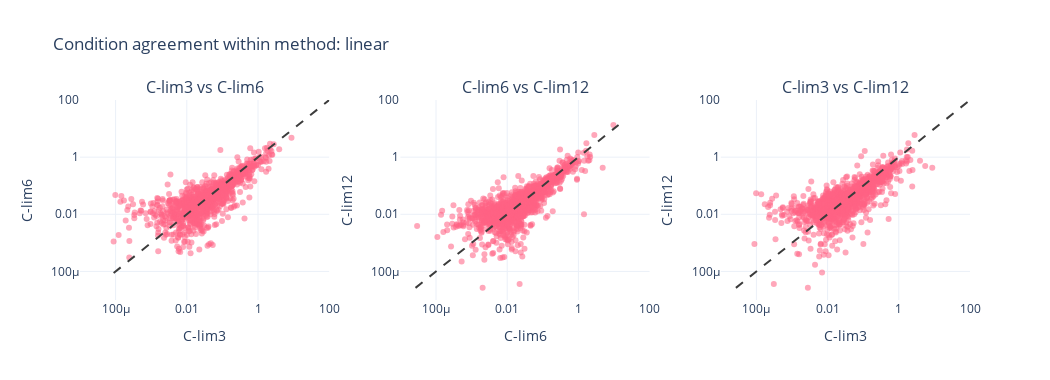

Here is the notebook cell this chart was saved with:
### Code cell
fig = scatter_condition_agreement(df_active_deg, method="linear", log_axes=True)
# cap x and y-axis
fig.update_layout(yaxis1=dict(range=[-5, 2]),
                  yaxis2=dict(range=[-5, 2]),
                  yaxis3=dict(range=[-5, 2]),
                  xaxis1=dict(range=[-5, 2]),
                  xaxis2=dict(range=[-5, 2]),
                  xaxis3=dict(range=[-5, 2]),
                  # plot_bgcolor='rgba(0, 0, 0, 0)',  # Transparent plot area background
                  # paper_bgcolor='rgba(0, 0, 0, 0)'
                  )
fig.show()
# fig.write_image("notebooks/Heena notebooks/Mia Protein Degradation/out/k_active_condition_comparison_linear.png", scale=5, height=400, width=1000)

### Figure 1 — Plotly figure (JSON) as saved in the notebook; plotly's stock layout.template omitted (floating-point values rounded to 4 significant figures; data arrays with more than 128 entries replaced by an {"elided": "..."} marker saying what was removed)
{"data": [{"hovertemplate": "k_active_C-lim3_linear: %{x:.4g}<br>k_active_C-lim6_linear: %{y:.4g}<extra></extra>", "marker": {"color": "rgba(255,99,132,0.8)", "opacity": 0.7, "size": 6}, "mode": "markers", "name": "proteins", "x": {"elided": "1071 float values"}, "y": {"elided": "1071 float values"}, "type": "scatter", "xaxis": "x", "yaxis": "y"}, {"hoverinfo": "skip", "line": {"color": "rgba(60,60,60,1.0)", "dash": "dash", "width": 2}, "mode": "lines", "name": "y = x", "showlegend": false, "x": [8.803e-05, 287000000.0], "y": [8.803e-05, 287000000.0], "type": "scatter", "xaxis": "x", "yaxis": "y"}, {"hovertemplate": "k_active_C-lim6_linear: %{x:.4g}<br>k_active_C-lim12_linear: %{y:.4g}<extra></extra>", "marker": {"color": "rgba(255,99,132,0.8)", "opacity": 0.7, "size": 6}, "mode": "markers", "name": "proteins", "x": {"elided": "1632 float values"}, "y": {"elided": "1632 float values"}, "type": "scatter", "xaxis": "x2", "yaxis": "y2"}, {"hoverinfo": "skip", "line": {"color": "rgba(60,60,60,1.0)", "dash": "dash", "width": 2}, "mode": "lines", "name": "y = x", "showlegend": false, "x": [2.657e-05, 13.43], "y": [2.657e-05, 13.43], "type": "scatter", "xaxis": "x2", "yaxis": "y2"}, {"hovertemplate": "k_active_C-lim3_linear: %{x:.4g}<br>k_active_C-lim12_linear: %{y:.4g}<extra></extra>", "marker": {"color": "rgba(255,99,132,0.8)", "opacity": 0.7, "size": 6}, "mode": "markers", "name": "proteins", "x": {"elided": "1132 float values"}, "y": {"elided": "1132 float values"}, "type": "scatter", "xaxis": "x3", "yaxis": "y3"}, {"hoverinfo": "skip", "line": {"color": "rgba(60,60,60,1.0)", "dash": "dash", "width": 2}, "mode": "lines", "name": "y = x", "showlegend": false, "x": [2.657e-05, 287000000.0], "y": [2.657e-05, 287000000.0], "type": "scatter", "xaxis": "x3", "yaxis": "y3"}], "layout": {"xaxis": {"anchor": "y", "domain": [0.0, 0.28], "title": {"text": "C-lim3"}, "type": "log", "range": [-5, 2]}, "yaxis": {"anchor": "x", "domain": [0.0, 1.0], "title": {"text": "C-lim6"}, "type": "log", "range": [-5, 2]}, "xaxis2": {"anchor": "y2", "domain": [0.36, 0.64], "title": {"text": "C-lim6"}, "type": "log", "range": [-5, 2]}, "yaxis2": {"anchor": "x2", "domain": [0.0, 1.0], "title": {"text": "C-lim12"}, "type": "log", "range": [-5, 2]}, "xaxis3": {"anchor": "y3", "domain": [0.72, 1.0], "title": {"text": "C-lim3"}, "type": "log", "range": [-5, 2]}, "yaxis3": {"anchor": "x3", "domain": [0.0, 1.0], "title": {"text": "C-lim12"}, "type": "log", "range": [-5, 2]}, "annotations": [{"font": {"size": 16}, "showarrow": false, "text": "C-lim3 vs C-lim6", "x": 0.14, "xanchor": "center", "xref": "paper", "y": 1.0, "yanchor": "bottom", "yref": "paper"}, {"font": {"size": 16}, "showarrow": false, "text": "C-lim6 vs C-lim12", "x": 0.5, "xanchor": "center", "xref": "paper", "y": 1.0, "yanchor": "bottom", "yref": "paper"}, {"font": {"size": 16}, "showarrow": false, "text": "C-lim3 vs C-lim12", "x": 0.86, "xanchor": "center", "xref": "paper", "y": 1.0, "yanchor": "bottom", "yref": "paper"}], "title": {"text": "Condition agreement within method: linear"}, "height": 380, "width": 1050, "showlegend": false}}
